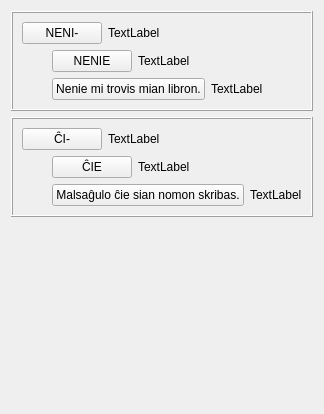
     <widget class="QWidget" name="tab_4">
      <attribute name="icon">
       <iconset resource="ikonoj.qrc">
        <normaloff>:/ikonoj/leciono.png</normaloff>:/ikonoj/leciono.png</iconset>
      </attribute>
      <attribute name="title">
       <string>4</string>
      </attribute>
      <layout class="QVBoxLayout" name="verticalLayout_33">
       <item>
        <widget class="QFrame" name="frame_10">
         <property name="frameShape">
          <enum>QFrame::Box</enum>
         </property>
         <property name="frameShadow">
          <enum>QFrame::Raised</enum>
         </property>
         <layout class="QVBoxLayout" name="verticalLayout_31">
          <property name="spacing">
           <number>6</number>
          </property>
          <property name="margin">
           <number>9</number>
          </property>
          <item>
           <layout class="QHBoxLayout" name="horizontalLayout_60">
            <item>
             <widget class="neklakebla" name="pushButton_30">
              <property name="sizePolicy">
               <sizepolicy hsizetype="Maximum" vsizetype="Fixed">
                <horstretch>0</horstretch>
                <verstretch>0</verstretch>
               </sizepolicy>
              </property>
              <property name="text">
               <string>NENI-</string>
              </property>
              <property name="tipo" stdset="0">
               <string>akuzativa</string>
              </property>
             </widget>
            </item>
            <item>
             <widget class="QLabel" name="Lec05_Label45">
              <property name="text">
               <string>TextLabel</string>
              </property>
              <property name="wordWrap">
               <bool>true</bool>
              </property>
             </widget>
            </item>
           </layout>
          </item>
          <item>
           <layout class="QHBoxLayout" name="horizontalLayout_61">
            <item>
             <spacer name="horizontalSpacer_10">
              <property name="orientation">
               <enum>Qt::Horizontal</enum>
              </property>
              <property name="sizeType">
               <enum>QSizePolicy::Fixed</enum>
              </property>
              <property name="sizeHint" stdset="0">
               <size>
                <width>30</width>
                <height>20</height>
               </size>
              </property>
             </spacer>
            </item>
            <item>
             <layout class="QVBoxLayout" name="verticalLayout_32">
              <item>
               <layout class="QHBoxLayout" name="horizontalLayout_62">
                <item>
                 <widget class="klakbutono" name="Lec05_Button17">
                  <property name="sizePolicy">
                   <sizepolicy hsizetype="Maximum" vsizetype="Fixed">
                    <horstretch>0</horstretch>
                    <verstretch>0</verstretch>
                   </sizepolicy>
                  </property>
                  <property name="text">
                   <string>NENIE</string>
                  </property>
                 </widget>
                </item>
                <item>
                 <widget class="QLabel" name="Lec05_Label46">
                  <property name="text">
                   <string>TextLabel</string>
                  </property>
                  <property name="wordWrap">
                   <bool>true</bool>
                  </property>
                 </widget>
                </item>
               </layout>
              </item>
              <item>
               <layout class="QHBoxLayout" name="horizontalLayout_63">
                <item>
                 <widget class="klakbutono" name="Lec05_Button18">
                  <property name="sizePolicy">
                   <sizepolicy hsizetype="Maximum" vsizetype="Fixed">
                    <horstretch>0</horstretch>
                    <verstretch>0</verstretch>
                   </sizepolicy>
                  </property>
                  <property name="text">
                   <string>Nenie mi trovis mian libron.</string>
                  </property>
                 </widget>
                </item>
                <item>
                 <widget class="QLabel" name="Lec05_Label47">
                  <property name="text">
                   <string>TextLabel</string>
                  </property>
                  <property name="wordWrap">
                   <bool>true</bool>
                  </property>
                 </widget>
                </item>
               </layout>
              </item>
             </layout>
            </item>
           </layout>
          </item>
         </layout>
        </widget>
       </item>
       <item>
        <widget class="QFrame" name="frame_9">
         <property name="frameShape">
          <enum>QFrame::Box</enum>
         </property>
         <property name="frameShadow">
          <enum>QFrame::Raised</enum>
         </property>
         <layout class="QVBoxLayout" name="verticalLayout_29">
          <property name="spacing">
           <number>6</number>
          </property>
          <property name="margin">
           <number>9</number>
          </property>
          <item>
           <layout class="QHBoxLayout" name="horizontalLayout_56">
            <item>
             <widget class="neklakebla" name="pushButton_27">
              <property name="sizePolicy">
               <sizepolicy hsizetype="Maximum" vsizetype="Fixed">
                <horstretch>0</horstretch>
                <verstretch>0</verstretch>
               </sizepolicy>
              </property>
              <property name="text">
               <string>ĈI-</string>
              </property>
              <property name="tipo" stdset="0">
               <string>akuzativa</string>
              </property>
             </widget>
            </item>
            <item>
             <widget class="QLabel" name="Lec05_Label48">
              <property name="text">
               <string>TextLabel</string>
              </property>
              <property name="wordWrap">
               <bool>true</bool>
              </property>
             </widget>
            </item>
           </layout>
          </item>
          <item>
           <layout class="QHBoxLayout" name="horizontalLayout_57">
            <item>
             <spacer name="horizontalSpacer_9">
              <property name="orientation">
               <enum>Qt::Horizontal</enum>
              </property>
              <property name="sizeType">
               <enum>QSizePolicy::Fixed</enum>
              </property>
              <property name="sizeHint" stdset="0">
               <size>
                <width>30</width>
                <height>20</height>
               </size>
              </property>
             </spacer>
            </item>
            <item>
             <layout class="QVBoxLayout" name="verticalLayout_30">
              <item>
               <layout class="QHBoxLayout" name="horizontalLayout_58">
                <item>
                 <widget class="klakbutono" name="Lec05_Button19">
                  <property name="sizePolicy">
                   <sizepolicy hsizetype="Maximum" vsizetype="Fixed">
                    <horstretch>0</horstretch>
                    <verstretch>0</verstretch>
                   </sizepolicy>
                  </property>
                  <property name="text">
                   <string>ĈIE</string>
                  </property>
                 </widget>
                </item>
                <item>
                 <widget class="QLabel" name="Lec05_Label49">
                  <property name="text">
                   <string>TextLabel</string>
                  </property>
                  <property name="wordWrap">
                   <bool>true</bool>
                  </property>
                 </widget>
                </item>
               </layout>
              </item>
              <item>
               <layout class="QHBoxLayout" name="horizontalLayout_59">
                <item>
                 <widget class="klakbutono" name="Lec05_Button20">
                  <property name="sizePolicy">
                   <sizepolicy hsizetype="Maximum" vsizetype="Fixed">
                    <horstretch>0</horstretch>
                    <verstretch>0</verstretch>
                   </sizepolicy>
                  </property>
                  <property name="text">
                   <string>Malsaĝulo ĉie sian nomon skribas.</string>
                  </property>
                 </widget>
                </item>
                <item>
                 <widget class="QLabel" name="Lec05_Label50">
                  <property name="text">
                   <string>TextLabel</string>
                  </property>
                  <property name="wordWrap">
                   <bool>true</bool>
                  </property>
                 </widget>
                </item>
               </layout>
              </item>
             </layout>
            </item>
           </layout>
          </item>
         </layout>
        </widget>
       </item>
       <item>
        <spacer name="verticalSpacer">
         <property name="orientation">
          <enum>Qt::Vertical</enum>
         </property>
         <property name="sizeHint" stdset="0">
          <size>
           <width>20</width>
           <height>186</height>
          </size>
         </property>
        </spacer>
       </item>
      </layout>
     </widget>
